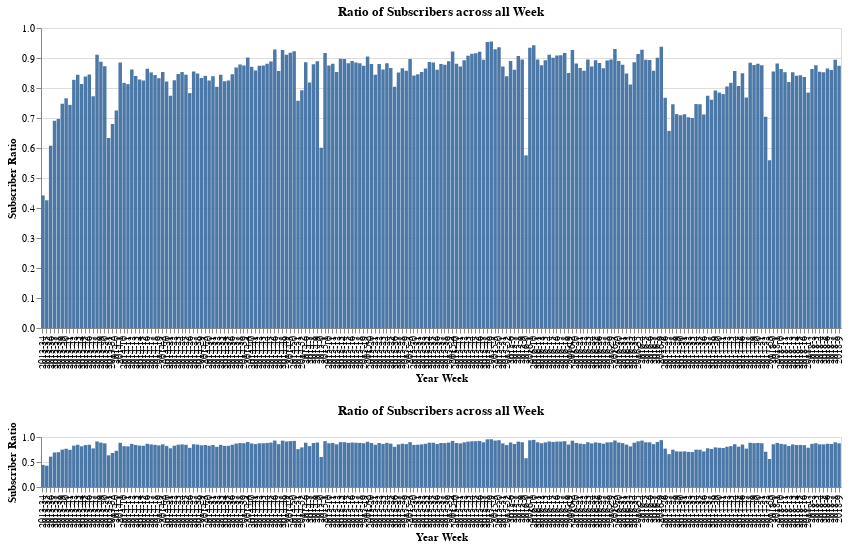

Notebook code cell kept with this figure:
### Code cell
df_weekly_subs_ratio['week'] = df_weekly_subs_ratio['week'].astype(str)
df_weekly_subs_ratio['subs'] = df_weekly_subs_ratio['subs'].astype(float)

interval = alt.selection_interval(encodings=['x'])

base = alt.Chart(df_weekly_subs_ratio).mark_bar().encode(
    x = alt.X('week:O', title='Year Week'),
    y = alt.Y('subs', title='Subscriber Ratio')).properties(
    title='Ratio of Subscribers across all Week')

chart = base.encode(
    x=alt.X('week:O', title='Year Week', scale=alt.Scale(domain=interval.ref()))
).properties(
    width=800,
    height=300
)

view = base.add_selection(
    interval
).properties(
    width=800,
    height=50,
)

chart & view

### Figure 1 — Vega-Lite specification as saved in the notebook (floating-point values rounded to 4 significant figures; data arrays with more than 128 entries replaced by an {"elided": "..."} marker saying what was removed)
{"config": {"view": {"continuousWidth": 400, "continuousHeight": 300}}, "vconcat": [{"mark": "bar", "encoding": {"x": {"type": "ordinal", "field": "week", "scale": {"domain": {"selection": "selector006"}}, "title": "Year Week"}, "y": {"type": "quantitative", "field": "subs", "title": "Subscriber Ratio"}}, "height": 300, "title": "Ratio of Subscribers across all Week", "width": 800}, {"mark": "bar", "encoding": {"x": {"type": "ordinal", "field": "week", "title": "Year Week"}, "y": {"type": "quantitative", "field": "subs", "title": "Subscriber Ratio"}}, "height": 50, "selection": {"selector006": {"type": "interval", "encodings": ["x"]}}, "title": "Ratio of Subscribers across all Week", "width": 800}], "data": {"name": "data-b549603f1f9a4f135fd41df3d217bc4c"}, "$schema": "https://vega.github.io/schema/vega-lite/v4.8.1.json", "datasets": {"data-b549603f1f9a4f135fd41df3d217bc4c": {"elided": "207 records"}}}
